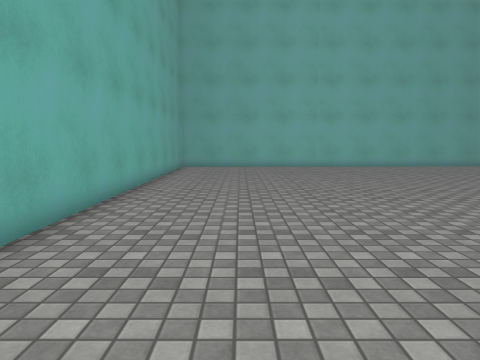
view 1 (above)

22 first-person views from a walk through a scene from a Unity 3-D project. The camera is 1.3 m above the floor, tilts 6° down and sees 70° across. The floor is counted in squares, 1 m on a side. Each view is taken from the middle of a square. On the plan, view 1 faces up. The plan holds only what a view shows up to about 15 squares ahead; the rest is blank. The place goes on beyond the plan. The player character is not drawn. Surface patterns are stand-ins for the level's own textures.

view 2
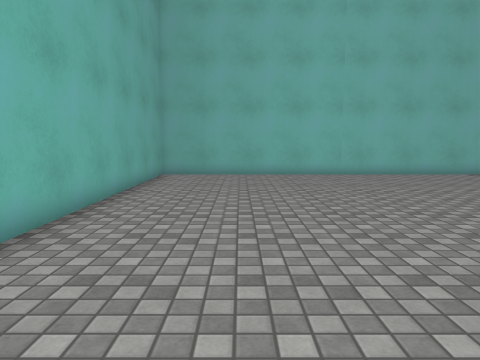

view 3
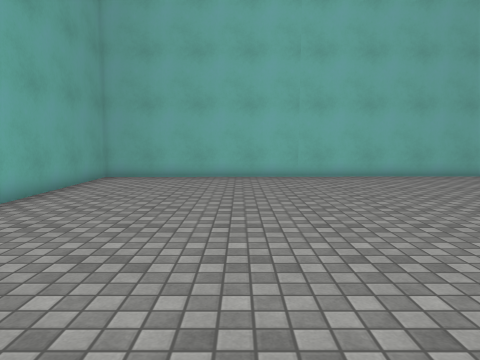

view 4
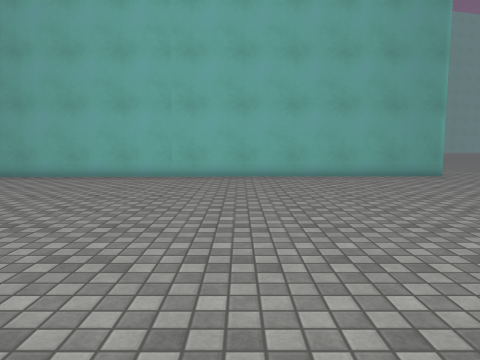

view 5
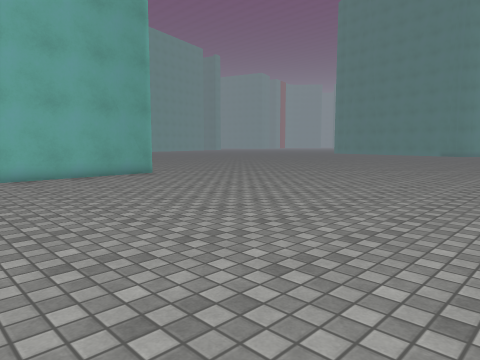

view 6
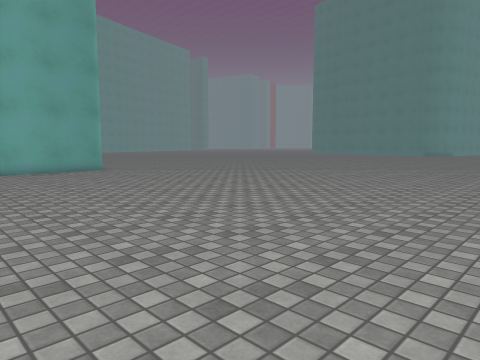

view 7
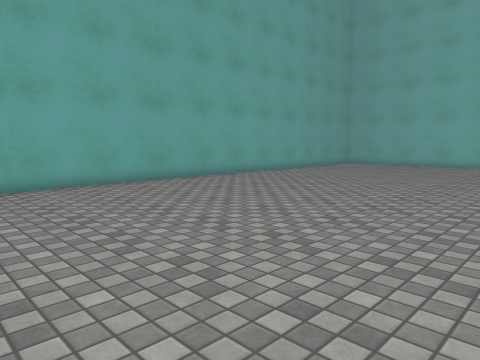

view 8
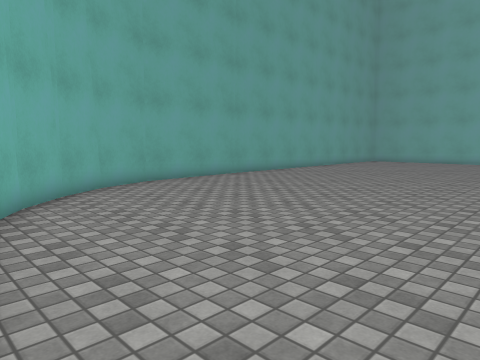

view 9
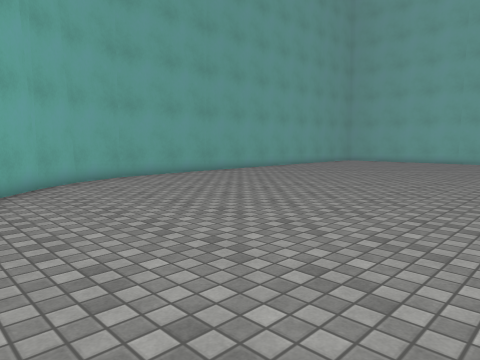

view 10
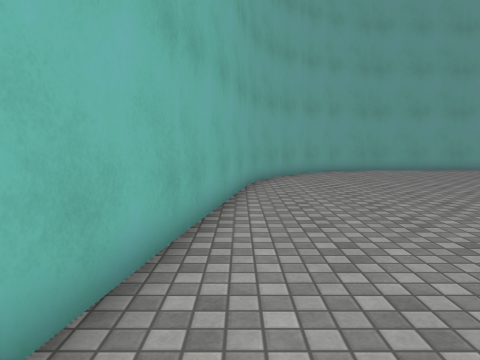

view 11
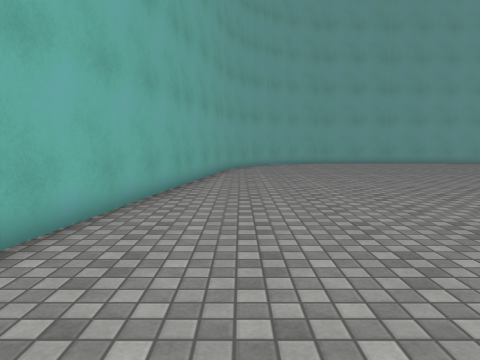

view 12
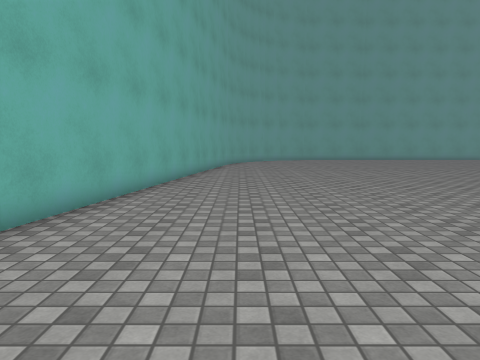

view 13
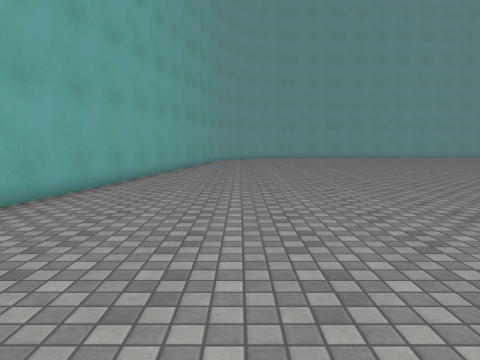

view 14
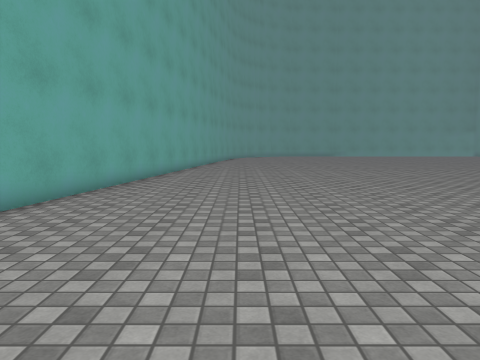

view 15
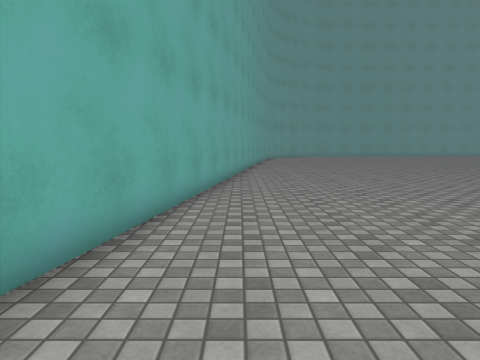

view 16
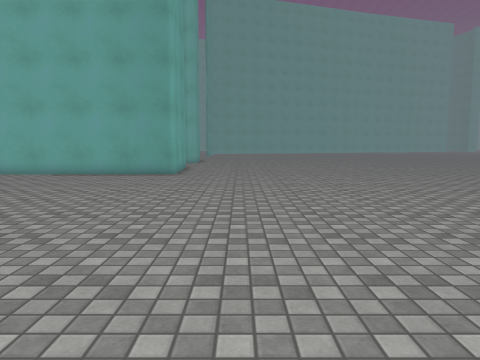

view 17
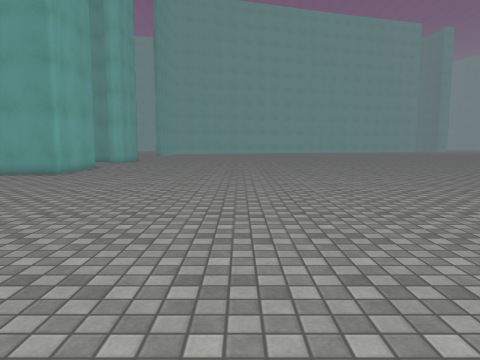

view 18
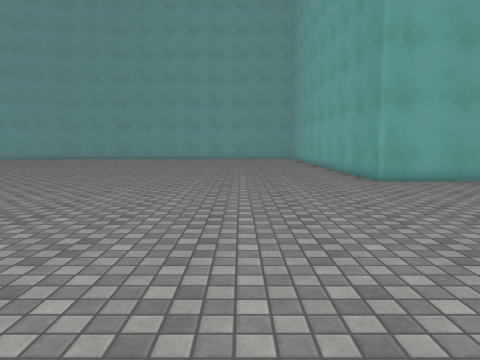

view 19
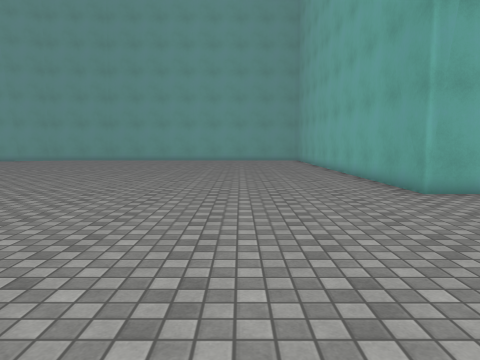

view 20
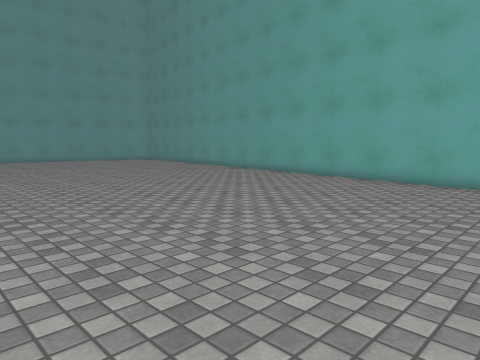

view 21
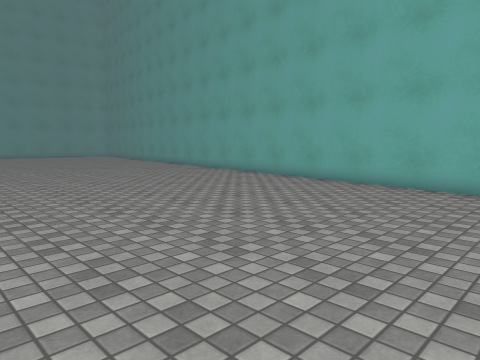

view 22
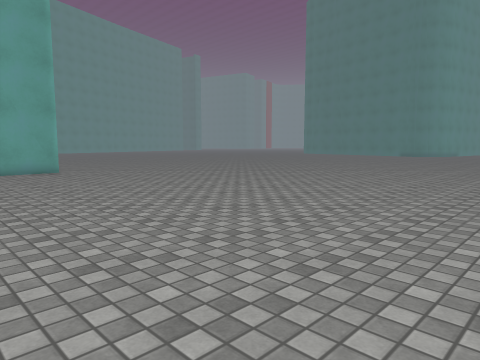

### Floor plan
Points are (right, up) in squares from view 1. A wall is a line through its corners. A room is listed if a view was taken in it or the views show most of it. See-through windows are left out.
Room 1 (views 1, 2, 3, 4, 5, 6, 7, 8, 9, 10, 11, 12, 13, 14, 15, 16, 17, 18, 19, 20, 21, 22)
walls: (15.2, 20.5) (15.2, 19.8) (-3.3, 19.5) (-3, 0.1); (3.2, -5.9) (29.2, -10.1); (0.1, -4.3) (1.7, -5.3) (3.1, -5.7); (-1.1, -3.1) (0.2, -4.3); (-2.8, 0.3) (-2, -1.8); (-2.1, -1.7) (-1, -3.2)

Positions as (right, up) in squares from view 1, and headings:
1: (0, 0), facing up
2: (0, 5), facing up
3: (2, 6), facing up
4: (7, 6), facing up
5: (7, 6), facing up-right
6: (8, 3), facing up-right
7: (8, -2), facing up-left
8: (8, -6), facing up-left
9: (10, -6), facing up-left
10: (14, -6), facing left
11: (20, -5), facing left
12: (25, -5), facing left
13: (29, -4), facing left
14: (33, -5), facing left
15: (32, -8), facing left
16: (18, 5), facing up
17: (23, 5), facing up
18: (27, 15), facing left
19: (24, 15), facing left
20: (18, 3), facing down-right
21: (10, 3), facing down-right
22: (10, 3), facing up-right
